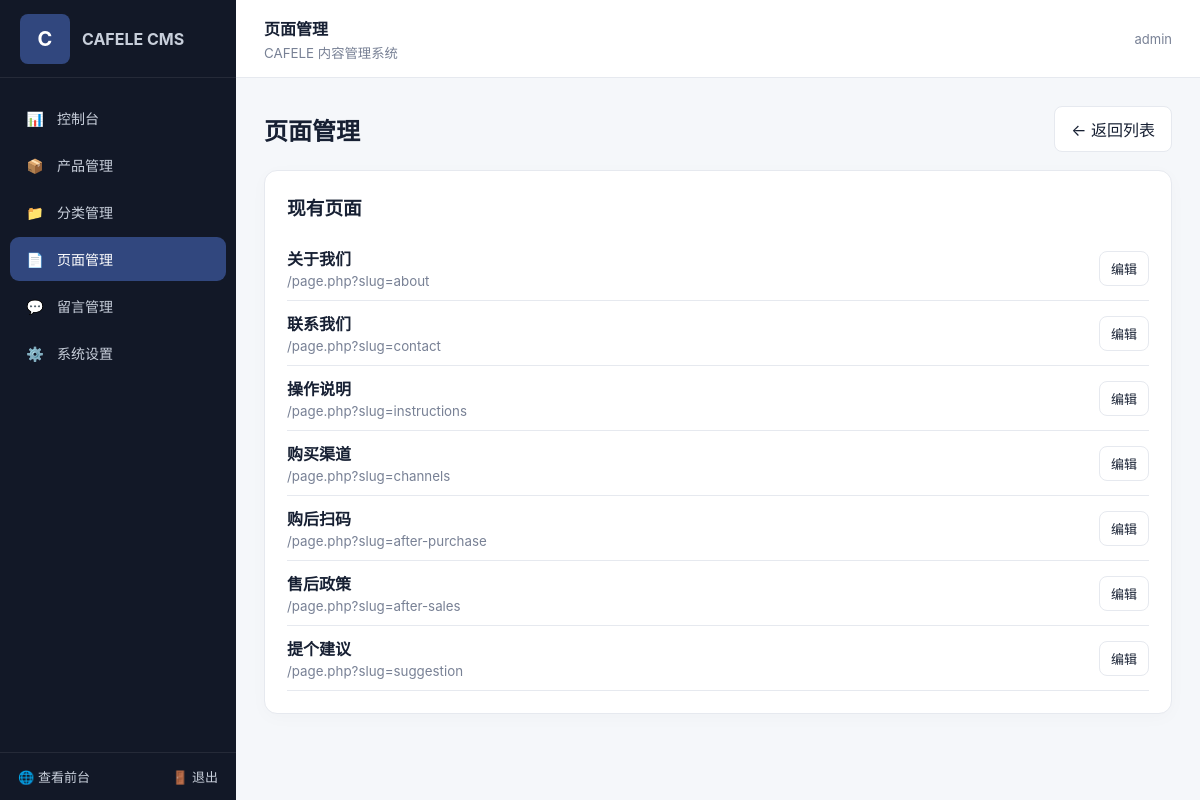
Screenshot of /admin/pages.php (signed in) with the database file from the repository.
### tables this page shows
CREATE TABLE IF NOT EXISTS pages (
    id INT AUTO_INCREMENT PRIMARY KEY,
    slug VARCHAR(100) NOT NULL UNIQUE,
    title VARCHAR(200) NOT NULL,
    content TEXT DEFAULT NULL,
    meta_description VARCHAR(500) DEFAULT '',
    updated_at TIMESTAMP DEFAULT CURRENT_TIMESTAMP ON UPDATE CURRENT_TIMESTAMP
);

### includes/functions.php (called while the page is built, shortened)
<?php
function h(mixed $value): string {
    return htmlspecialchars((string)$value, ENT_QUOTES | ENT_SUBSTITUTE, 'UTF-8');
}

### admin/pages.php (the view, shortened to what this page needs)
<?php
require_once __DIR__ . '/../includes/functions.php';
$db = getDB();
$pages = $db->query("SELECT * FROM pages ORDER BY id ASC")->fetchAll();
$edit_page = null;
require __DIR__ . '/header.php';
?>
<div class="page-actions">
    <h1>页面管理</h1>
    <a href="pages.php" class="btn">← 返回列表</a>
</div>
<div style="display:grid;grid-template-columns:<?= $edit_page ? '1fr 1fr' : '1fr' ?>;gap:20px;">
    <div class="card">
        <h3 style="margin:0 0 16px;">现有页面</h3>
        <?php if (empty($pages)): ?>
            <p style="color:var(--muted);">暂无页面</p>
        <?php else: ?>
            <?php foreach ($pages as $p): ?>
                <div style="display:flex;align-items:center;gap:12px;padding:10px 0;border-bottom:1px solid var(--line);">
                    <div style="flex:1;">
                        <strong><?= h($p['title']) ?></strong>
                        <br><small style="color:var(--muted);">/page.php?slug=<?= h($p['slug']) ?></small>
                    </div>
                    <a href="pages.php?edit=<?= $p['id'] ?>" class="btn small">编辑</a>
                </div>
            <?php endforeach; ?>
        <?php endif; ?>
    </div>
</div>
<?php require __DIR__ . '/footer.php'; ?>

### public/assets/css/admin.css (style rules this page uses)
:root { --brand:#31477e;--ink:#172033;--muted:#788195;--line:#e6e9ef;--soft:#f5f7fa;--danger:#c63c3c;--success:#187443 }
* { box-sizing:border-box }
body { margin:0;font-family:-apple-system,BlinkMacSystemFont,"Segoe UI","PingFang SC","Microsoft YaHei",Arial,sans-serif;color:var(--ink);background:var(--soft) }
a { text-decoration:none;color:inherit }
.admin-body { min-height:100vh }
.page-actions { display:flex;justify-content:space-between;align-items:center;margin-bottom:18px;gap:12px }
.page-actions h1 { font-size:24px;margin:0 }
.btn { display:inline-flex;align-items:center;justify-content:center;border:1px solid var(--line);border-radius:8px;background:#fff;color:var(--ink);padding:10px 16px;cursor:pointer }
.btn.small { padding:7px 11px;font-size:13px }
.card { background:#fff;border:1px solid var(--line);border-radius:13px;padding:22px;margin-bottom:20px;box-shadow:0 4px 18px rgba(26,37,59,.025) }

### rows the page displays
pages: title "关于我们", slug "about"
pages: title "联系我们", slug "contact"
pages: title "操作说明", slug "instructions"
pages: title "购买渠道", slug "channels"
pages: title "购后扫码", slug "after-purchase"
pages: title "售后政策", slug "after-sales"
pages: title "提个建议", slug "suggestion"

### other values shown
$item['icon'] "📊"
$item['label'] "控制台"
$item['icon'] "📦"
$item['label'] "产品管理"
$item['icon'] "📁"
$item['label'] "分类管理"
$item['icon'] "📄"
$item['label'] "页面管理"
$item['icon'] "💬"
$item['label'] "留言管理"
$item['icon'] "⚙️"
$item['label'] "系统设置"
$nav_items[$current_page]['label'] "页面管理"
$_SESSION['admin_username'] "admin"
